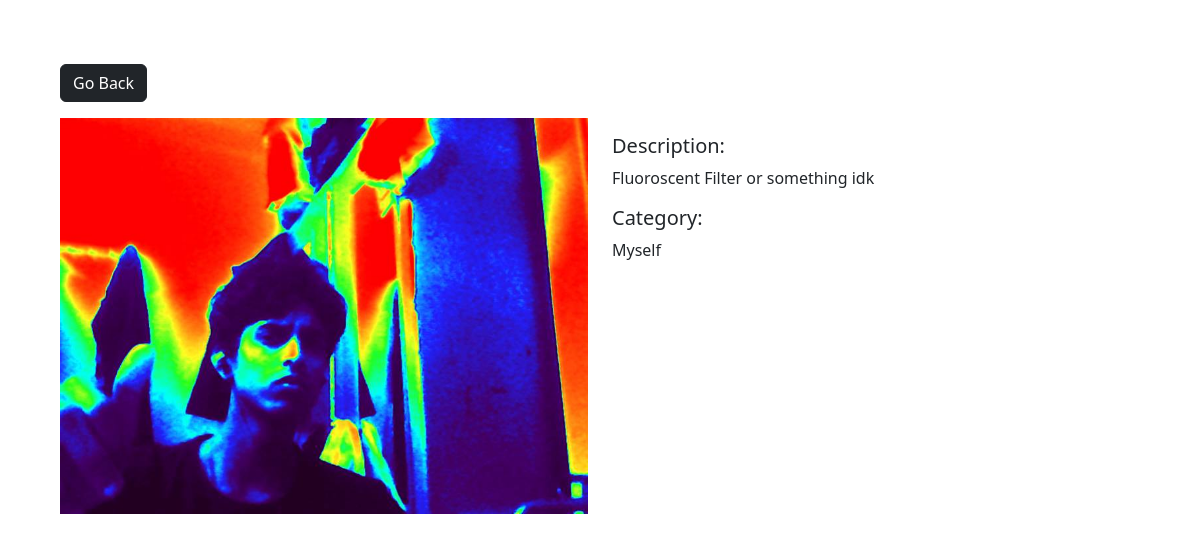
The app's page /photo/2/ with its own data.
### photos/models.py (models this page shows, shortened)
class Photo(models.Model):
    category=models.ForeignKey(Category,on_delete=models.SET_NULL,null=True, blank=True)
    image=models.ImageField(null=False,blank=False)
    description=models.TextField()

class Category(models.Model):
    name=models.CharField(max_length=100, null=False, blank=False)

### photos/views.py (the view)
# urls.py: path('photo/<str:pk>/',views.viewphoto,name='photo'),
def viewphoto(request,pk):
    category=Category.objects.get(id=pk)
    photo=Photo.objects.get(id=pk)
    return render(request,'photos/photo.html',{'photo':photo, 'category':category})

### photos/templates/photos/photo.html (shortened to what this page needs)
<!DOCTYPE html>
<html lang="en">
<head>
    <link href="https://cdn.jsdelivr.net/npm/bootstrap@5.3.2/dist/css/bootstrap.min.css" rel="stylesheet">
</head>
<body class="m-5">
    <div class="container">
        <div class="row justify-content-center">
            <div class="col">
                <a href="{% url 'gallery' %}" class="btn btn-dark my-3">Go Back</a>
            </div>
            <div class="container">
                <div class="row">
                    <div class="col-6 d-flex justify-content-center align-items-center">
                        <div style="height: 90vh;">
                            <img style="max-width: 100%; max-height: 100%;" src="{{photo.image.url}}" alt="">
                        </div>
                    </div>
                    <div class="col">
                        <p><h5>Description: </h5> {{photo.description}}</p>
                        <p><h5>Category: </h5> {{photo.category.name}}</p>
                    </div>
                </div>
            </div>
        </div>
    </div>
</body>
</html>

### records on screen
Photo: image (picture), description "Fluoroscent Filter or something idk", category.name "Myself"
